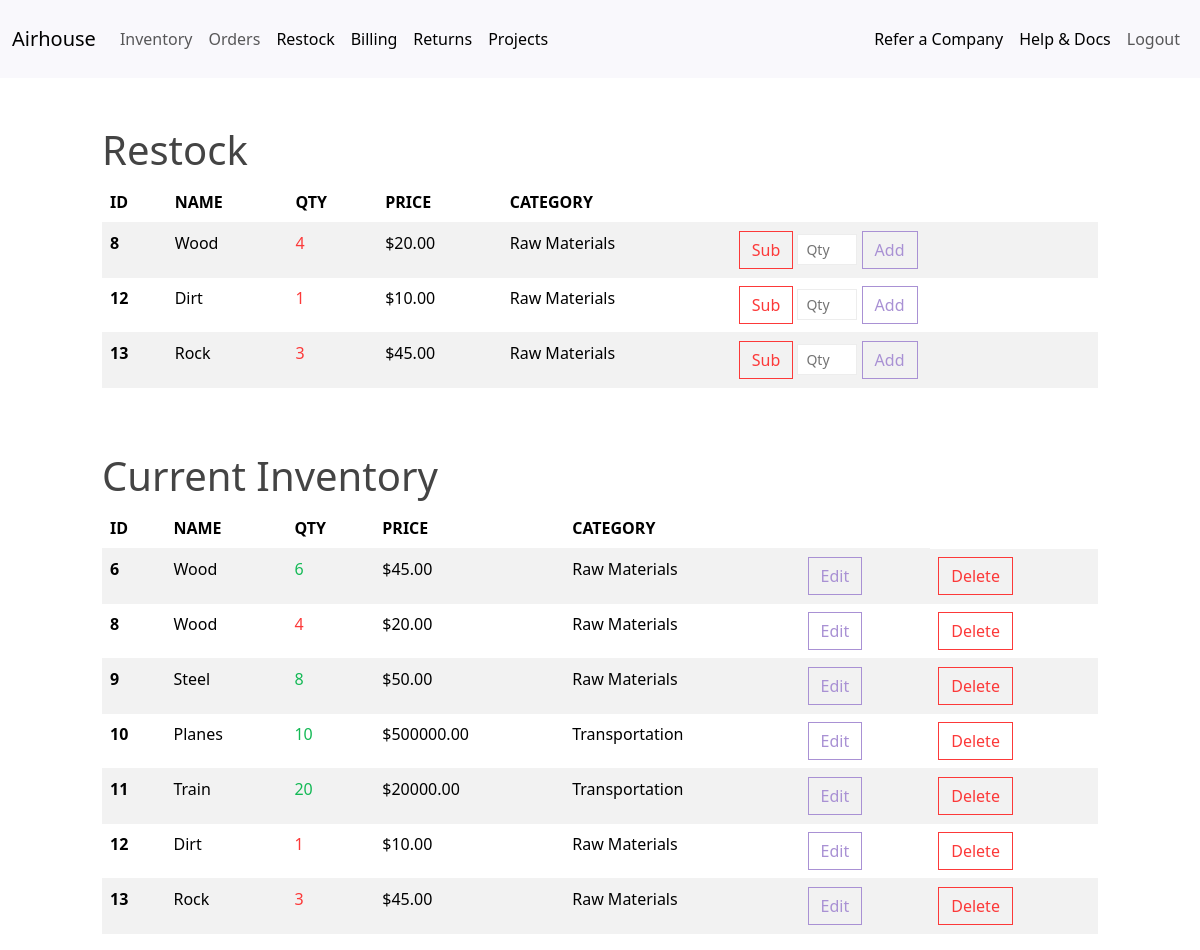
/restock/ (signed in), run on the app's committed database.
### airhouse/models.py (models this page shows, shortened)
class InventoryItem(models.Model):
    name = models.CharField(max_length=200)
    quantity = models.IntegerField()
    price = models.DecimalField(max_digits=10, decimal_places=2)
    category = models.ForeignKey('Category', on_delete=models.SET_NULL, blank=True, null=True)
    date_created = models.DateTimeField(auto_now_add=True)
    user = models.ForeignKey(get_user_model(), on_delete=models.CASCADE)

class Category(models.Model):
    name = models.CharField(max_length=200)
    class Meta:
        verbose_name_plural = 'categories'

### airhouse/views.py (the view, shortened to what this page needs)
# urls.py: path('restock/', Restock.as_view(), name='restock'),
class Restock(LoginRequiredMixin, View):
    def get(self, request):
        return self.render_restock_page(request)
    def render_restock_page(self, request):
        items = InventoryItem.objects.filter(user=request.user.id).order_by('id')
        low_inventory = items.filter(quantity__lte=LOW_QUANTITY)
        low_inventory_ids = low_inventory.values_list('id', flat=True)
        return render(request, 'airhouse/restock.html', {
            'items': items,
            'low_inventory_ids': low_inventory_ids
        })

### airhouse/templates/airhouse/restock.html (shortened to what this page needs)
{% extends 'airhouse/base.html' %}
{% block content %}
{% if low_inventory_ids %}
    <div class="row">
        <div class="col-md-10 col-12 mx-auto mt-5">
            <h1><a href="#" class="text-reset text-decoration-none">Restock</a></h1>
            <table class="table table-hover table-striped">
                <thead>
                    <tr>
                        <th scope="col">ID</th>
                        <th scope="col">NAME</th>
                        <th scope="col">QTY</th>
                        <th scope="col">PRICE</th>
                        <th scope="col">CATEGORY</th>
                        <th scope="col"></th>
                    </tr>
                </thead>
                <tbody>
                    {% for item in items %}
                        {% if item.id in low_inventory_ids %}
                        <tr class="text-danger">
                            <th scope="row">{{ item.id }}</th>
                            <td>{{ item.name }}</td>
                            <td class="text-danger">{{ item.quantity }}</td>
                            <td>${{ item.price }}</td>
                            <td>{{ item.category.name }}</td>
                            <td colspan="2">
                                <form method="POST" action="">
                                    <button type="submit" name="action" value="subtract" class="btn btn-outline-danger">Sub</button>
                                    <input type="number" name="adjust_amount" min="1" placeholder="Qty" class="form-control form-control-sm square-input" style="width: 60px; display: inline-block;">
                                    <button type="submit" name="action" value="add" class="btn btn-outline-secondary">Add</button>
                                </form>
                            </td>
                        </tr>
                        {% endif %}
                    {% endfor %}
                </tbody>
            </table>
        </div>
    </div>
{% endif %}
<div class="row">
    <div class="col-md-10 col-12 mx-auto mt-5">
        <h1><a href="#" class="text-reset text-decoration-none">Current Inventory</a></h1>
        <table class="table table-hover table-striped">
            <thead>
                <tr>
                    <th scope="col">ID</th>
                    <th scope="col">NAME</th>
                    <th scope="col">QTY</th>
                    <th scope="col">PRICE</th>
                    <th scope="col">CATEGORY</th>
                    <th scope="col"></th>
                </tr>
            </thead>
            <tbody>
                {% if items|length == 0 %}
                <tr>
                    <th scope="row">-</th>
                    <td>-</td>
                    <td>-</td>
                    <td>-</td>
                    <td>-</td>
                    <td></td>
                </tr>
                {% else %}
                    {% for item in items %}
                    <tr {% if item.id in low_inventory_ids %}class="text-danger"{% else %}class="text-success"{% endif %}>
                        <th scope="row">{{ item.id }}</th>
                        <td>{{ item.name }}</td>
                        {% if item.id in low_inventory_ids %}
                            <td class="text-danger">{{ item.quantity }}</td>
                        {% else %}
                            <td class="text-success">{{ item.quantity }}</td>
                        {% endif %}
                        <td>${{ item.price }}</td>
                        <td>{{ item.category.name }}</td>
                        <td><a href="{% url 'edit-item' item.id %}" class="btn btn-outline-secondary">Edit</a></td>
                        <td><a href="{% url 'delete-item' item.id %}" class="btn btn-outline-danger">Delete</a></td>
                    </tr>
                    {% endfor %}
                {% endif %}
            </tbody>
        </table>
    </div>
</div>
{% endblock content %}

### data on the page
InventoryItem: id "8", name "Wood", quantity "4", price "20.00", category.name "Raw Materials"
InventoryItem: id "12", name "Dirt", quantity "1", price "10.00", category.name "Raw Materials"
InventoryItem: id "13", name "Rock", quantity "3", price "45.00", category.name "Raw Materials"
InventoryItem: id "6", name "Wood", quantity "6", price "45.00", category.name "Raw Materials"
InventoryItem: id "9", name "Steel", quantity "8", price "50.00", category.name "Raw Materials"
InventoryItem: id "10", name "Planes", quantity "10", price "500000.00", category.name "Transportation"
InventoryItem: id "11", name "Train", quantity "20", price "20000.00", category.name "Transportation"
